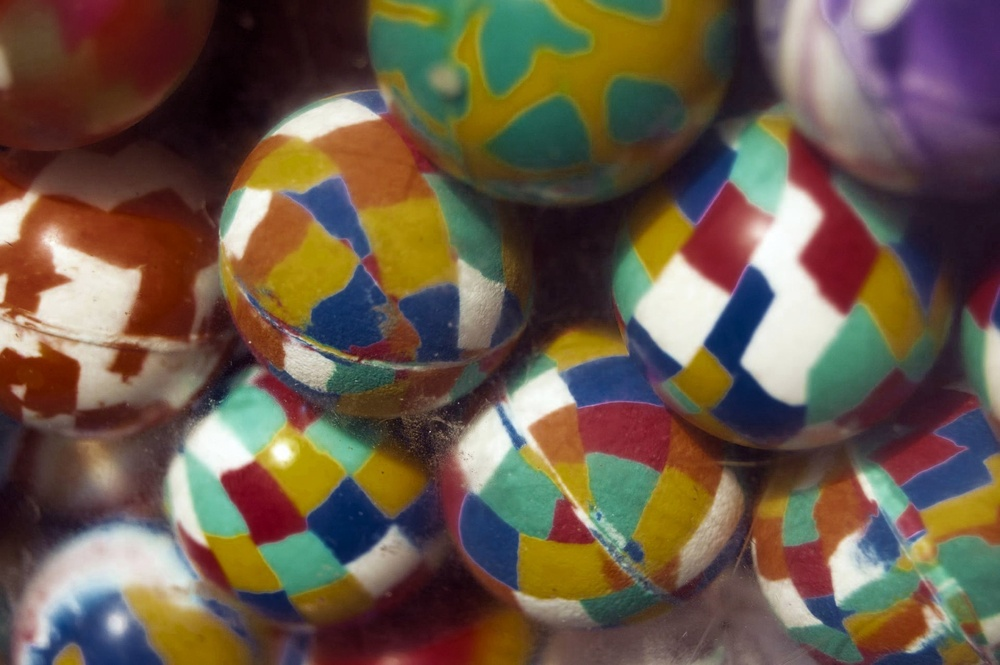
#> input picture wrong_image.jpg, 1000 x 665 px, shrunk from 1920 x 1276 before the run
$ python Gradient_Colorzing_Fix.py
#> lines starting #> are read from the running program, lines starting #| are printed output that depends on the picture
import numpy as np
import math
import cv2

#input hsvColor:[h,s,v], ranges between (0-180, 0-255, 0-255)
#and output true hsvColor:[h,s,v]
def get_right_V(hsvColor):
    h = float(hsvColor[0])
    s = float(hsvColor[1])
    s1 = float(hsvColor[1])/255
    v1 = float(hsvColor[2])
    h60 = h / 60.0
    h60f = math.floor(h60)
    f = h60 - h60f
    if f<0.5:
        v = 3*v1*(1-f*s1)/(3-2*s1)
    elif f>=0.5:
        v = 3*v1*(1-s1+f*s1)/(3-2*s1)
    return [h, s, min(v,255)]


if __name__=="__main__":
    #input and ouput path for image.
    PATH_TO_WRONG_IMAGE = './wrong_image.jpg'
    PATH_TO_RIGHT_IMAGE = './right_image.jpg'

    image_wrong = cv2.imread(PATH_TO_WRONG_IMAGE)
#> image_wrong is the input picture: shape (665, 1000, 3); mean B, G, R 73.8, 89.7, 106.6
    image_wrong_hsv = cv2.cvtColor(image_wrong, cv2.COLOR_BGR2HSV)
#> image_wrong_hsv: shape (665, 1000, 3); mean H, S, V 69.5, 128.7, 118.3
    shape = image_wrong.shape
#> shape = (665, 1000, 3)
    image_right_hsv = np.zeros(shape, dtype=np.uint8)

    #iterate over every pixel to change the V value.
    for row in range(shape[0]):
        for col in range(shape[1]):
            image_right_hsv[row][col] = get_right_V(image_wrong_hsv[row][col])
#> this loop made 665 passes
#> image_right_hsv: shape (665, 1000, 3); mean H, S, V 69.5, 128.7, 161

    image_right = cv2.cvtColor(image_right_hsv, cv2.COLOR_HSV2BGR)
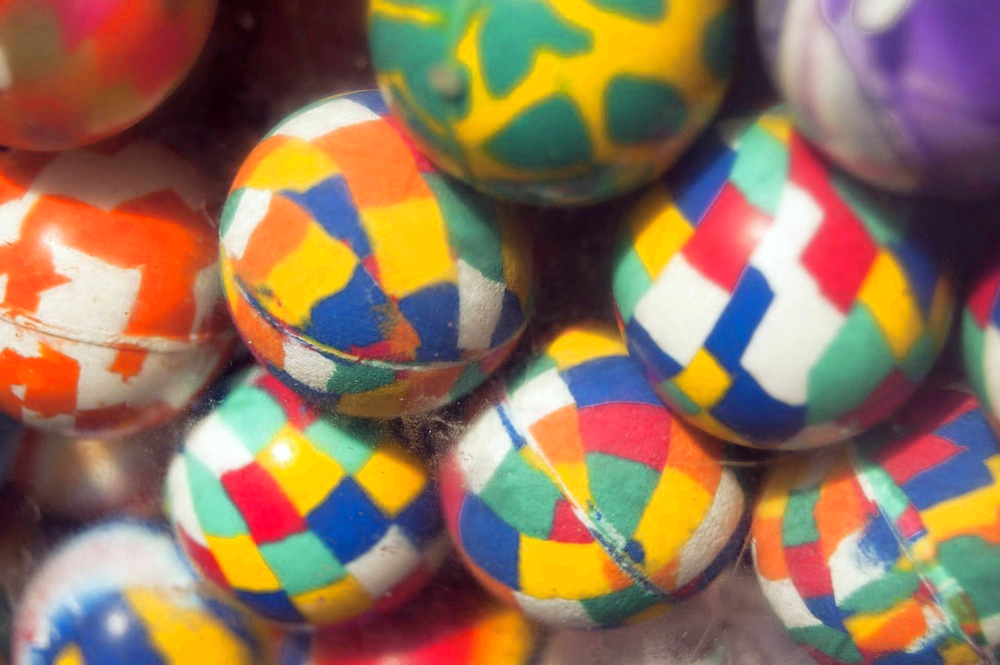
#> image_right: shape (665, 1000, 3); mean B, G, R 90.3, 114.4, 144.9

    cv2.imwrite(PATH_TO_RIGHT_IMAGE, image_right)
